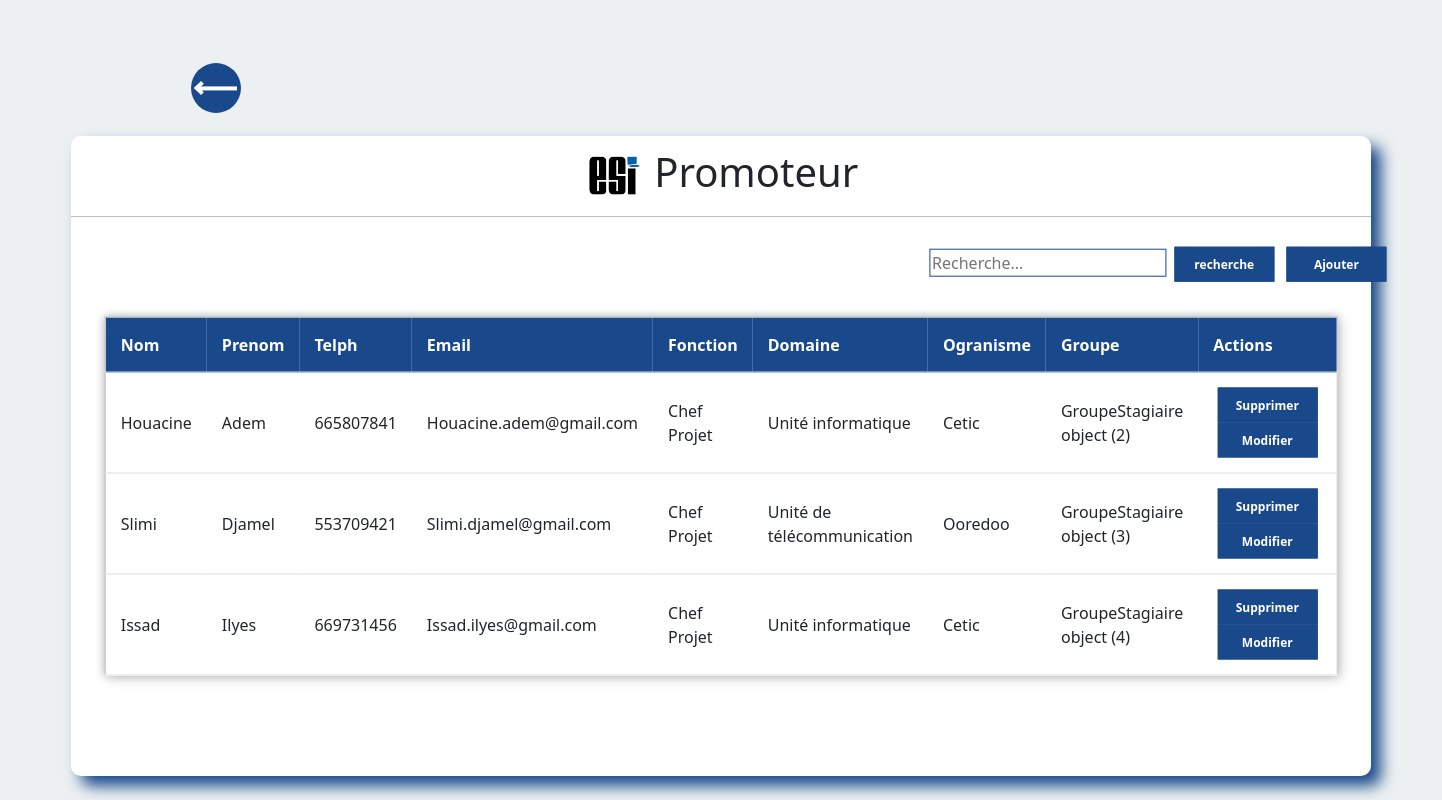
Before: /GP/ with the older database file.
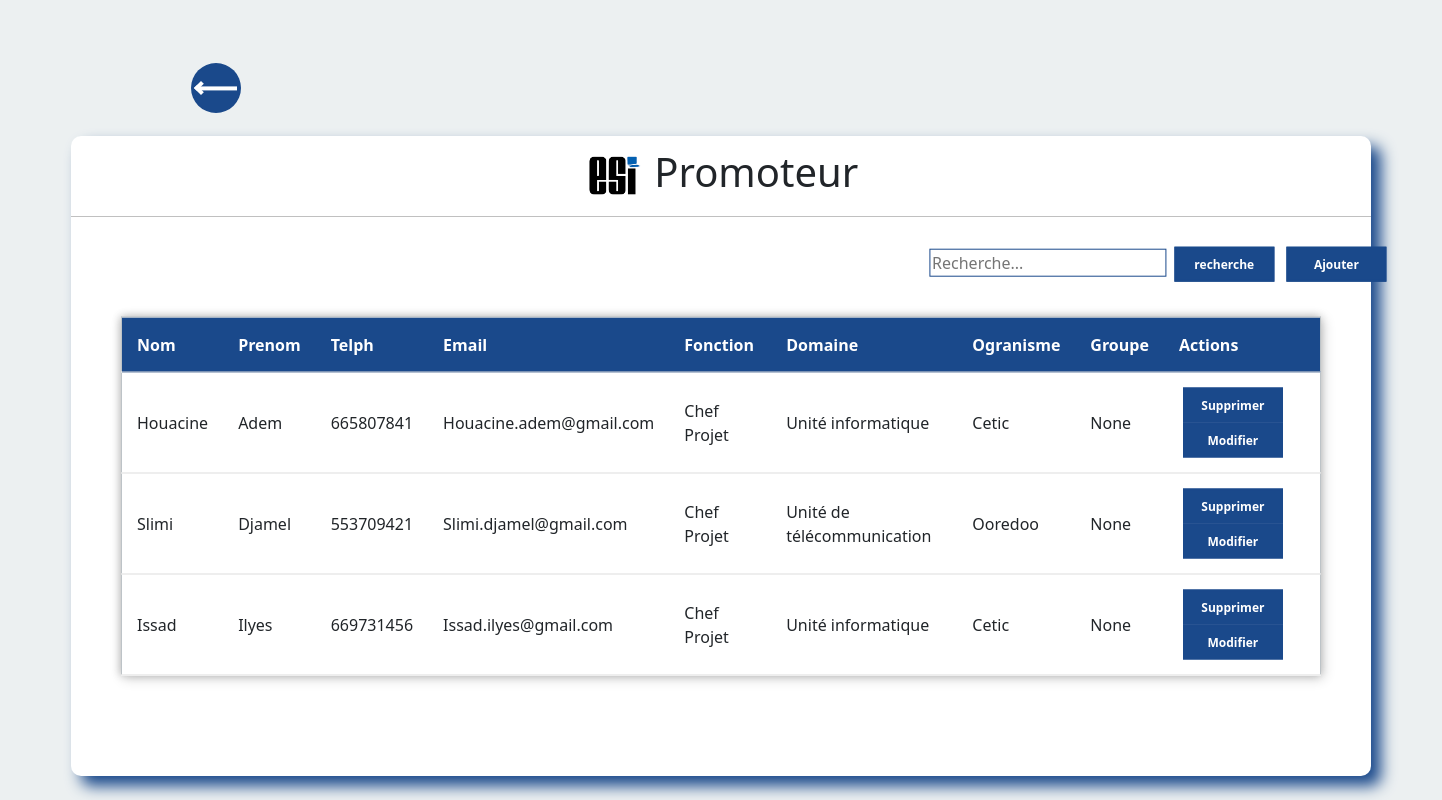
After: the same page with the newer database file.
### satgesiV2/models.py (models this page shows, shortened)
class Promoteur(models.Model):
    NomPromoteur = models.CharField(max_length=50)
    PrenomPromoteur = models.CharField(max_length=50)
    telephone =models.PositiveIntegerField()
    email = models.EmailField()
    FonctionOccupée =models.CharField(max_length=50)
    domainIntérêt =models.CharField(max_length=50)
    idfOrganisme =  models.ForeignKey("OrganismeAcceuil",on_delete=models.SET_NULL,null=True,blank=True)
    idfGroupe =  models.ForeignKey("GroupeStagiaire",on_delete=models.SET_NULL,null=True,related_name='+',blank=True)

class GroupeStagiaire (models.Model):
    FicheDemande = models.FileField()
    idfpromoteur = models.ForeignKey("Promoteur",on_delete=models.SET_NULL,null=True,blank=True)
    idfencadreur = models.ForeignKey("Encadreur",on_delete=models.SET_NULL,null=True,blank=True)

class OrganismeAcceuil(models.Model):
    nomOrganisme = models.CharField(max_length=50)
    adresse = models.CharField(max_length=50)
    RaisonSocial = models.CharField(max_length=50)
    Service = models.CharField(max_length=50)
    Departement = models.CharField(max_length=50)
    def __str__(self):
     return self.nomOrganisme

### satgesiV2/views.py (the view)
# urls.py: path('GP/',Gprom,name="GP"),
def Gprom (request):
    Promoteurs = Promoteur.objects.all()
    return render(request,'Gpromoteur.html', {'PR':Promoteurs})

### satgesiV2/templates/Gpromoteur.html (shortened to what this page needs)
<!DOCTYPE html>
<html lang="en">
    <head>
      <link href="https://cdn.jsdelivr.net/npm/bootstrap@5.1.3/dist/css/bootstrap.min.css" rel="stylesheet">
        <link rel="stylesheet" href="/static/css/Gpromoteur.css">
    </head>
    <body>
      <ul>
      <li class ="prev"><span></span></li>
      </ul>
      <div class="center">
          <h1> <img src="/static/png/icon3.png" alt="logo du site " width= "60" > Promoteur </h1>
              <div class="main">
                <div class="btn">
              <form action="{% url 'rechp' %}" method="POST"  >
                <input type="search" name="q" placeholder="Recherche...">
                <button type="submit">recherche</button>
                <a href="{% url 'createP'%}">
                  <button type="button">Ajouter</button>
                  </a>
              </form>
                </div>
              </div>
            <form>
              <table>
                <tr id="header">
                  <th>Nom  </th>
                  <th>Prenom</th>
                  <th>Telph</th>
                  <th>Email</th>
                  <th>Fonction</th>
                  <th>Domaine</th>
                  <th>Ogranisme</th>
                  <th>Groupe</th>
                  <th>Actions</th>
                </tr>
                {% for item in PR %}
                <tr>
                  <td>{{item.NomPromoteur}}</td>
                  <td>{{item.PrenomPromoteur}}</td>
                  <td>{{item.telephone}}</td>
                  <td>{{item.email}}</td>
                  <td>{{item.FonctionOccupée}}</td>
                  <td>{{item.domainIntérêt}}</td>
                  <td>{{item.idfOrganisme}}</td>
                  <td>{{item.idfGroupe}}</td>
                  <td>
                   <a href="{% url 'supP' item.id  %}">
                   <button type="button">Supprimer</button>
                 </a>
                <a href="{% url 'modifP' item.id  %}">
                   <button type="button">Modifier</button>
               </a>
                  </td>
                </tr>
                {%endfor%}
              </table>
              </form>
      </div>
  </body>
</html>

Changed rows visible on the page:
changed Promoteur "Houacine": idfGroupe "GroupeStagiaire object (2)" → "None"
changed Promoteur "Slimi": idfGroupe "GroupeStagiaire object (3)" → "None"
changed Promoteur "Issad": idfGroupe "GroupeStagiaire object (4)" → "None"
